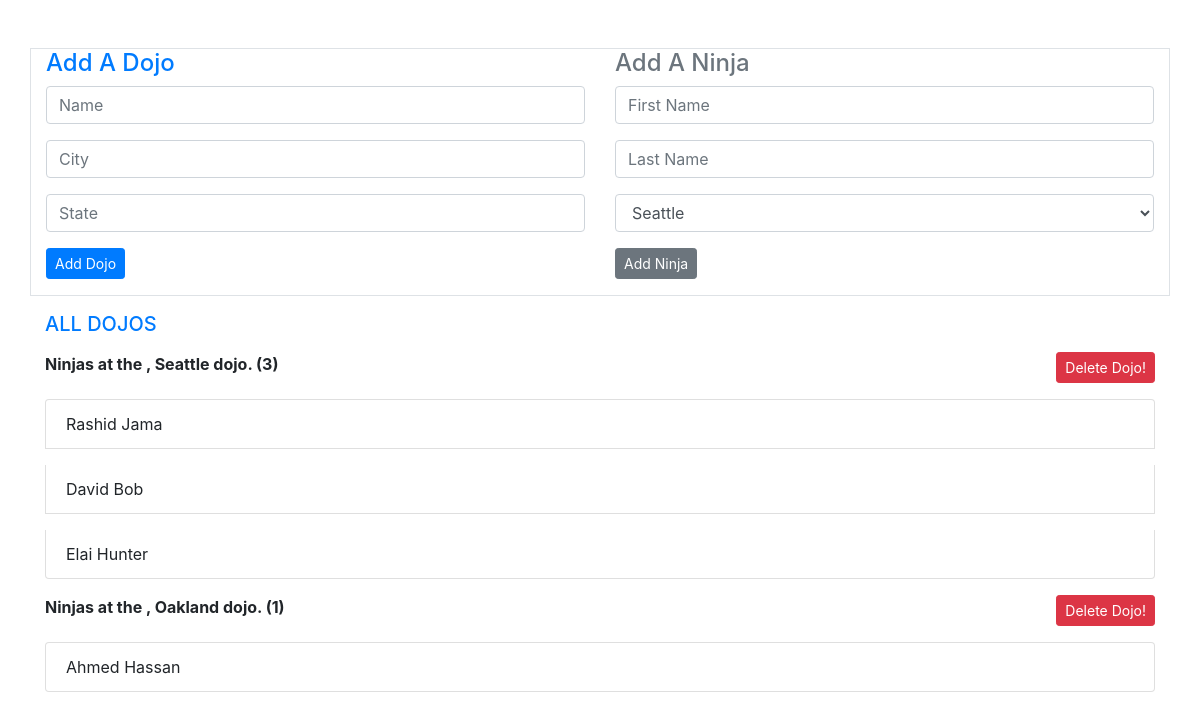
The page / on the database its author committed.
### dojo_ninjas_app/models.py (models this page shows)
class Dojo(models.Model):
  name = models.CharField(max_length=255)
  city = models.CharField(max_length=255)
  state = models.CharField(max_length=255)
  created_at = models.DateTimeField(auto_now_add=True)
  updated_at = models.DateTimeField(auto_now=True)

class Ninja(models.Model):
  first_name = models.CharField(max_length=255)
  last_name = models.CharField(max_length=255)
  dojo = models.ForeignKey(Dojo, related_name="ninjas", on_delete=models.CASCADE)
  created_at = models.DateTimeField(auto_now_add=True)
  updated_at = models.DateTimeField(auto_now=True)

### dojo_ninjas_app/views.py (the view)
# urls.py: path('', views.index),
def index(request):
  context = {
    "dojos": Dojo.objects.all(),
    "ninjas": Ninja.objects.all(),
  }
  return render(request, 'index.html', context)

### dojo_ninjas_app/templates/index.html (shortened to what this page needs)
<!DOCTYPE html>
<html lang="en">
<head>
  <link rel="stylesheet" href="https://stackpath.bootstrapcdn.com/bootstrap/4.5.0/css/bootstrap.min.css">
  {% load static %}
  <link rel="stylesheet" href="{% static 'style.css' %}">
</head>
<body>
  <div class="container mt-5">
  <div class="border row p5">
    <div class="dojo col-sm-6">
      <h4 class="text-primary">Add A Dojo</h4>
      <form action="/process" method="POST" class="form-group">
        <input type="text" name="name" placeholder="Name" class="form-control mb-3">
        <input type="text" name="city" placeholder="City" class="form-control mb-3">
        <input type="text" name="state" placeholder="State" class="form-control mb-3">
        <button class="btn btn-primary btn-sm">Add Dojo</button>
      </form>
    </div>
    <div class="dojo col-sm-6">
      <h4 class="text-secondary">Add A Ninja</h4>
      <form action="/create" method="POST" class="form-group">
        <input type="text" name="first" class="form-control mb-3" placeholder="First Name">
        <input type="text" name="last" class="form-control mb-3" placeholder="Last Name">
        <select name="dojo" class="form-control">
          {% for dojo in dojos %}
          <option value="{{dojo.id}}">{{dojo.city}}</option>
          {% endfor %}
        </select>
        <button class="btn btn-secondary mt-3 btn-sm">Add Ninja</button>
      </form>
    </div>
  </div>
  <div class="result">
  <h5 class="text-primary text-uppercase mt-3 mb-3">All Dojos</h5>
  {% for dojo in dojos %}
  <div class="remo">
  <p class="font-weight-bold">Ninjas at the , {{dojo.city}} dojo. ({{dojo.ninjas.count}})</p>
  <form action="/delete" method="POST" class="form-group">
    <button class="btn btn-danger btn-sm">Delete Dojo!</button>
    </form>
  </div>
  <ul class="list-group">
  {% for ninja in dojo.ninjas.all %}
  <li class="list-group-item mb-3">{{ninja.first_name}} {{ninja.last_name}}</li>
  {% endfor %}
  </ul>
  {% endfor %}
  </div>
  </div>
</body>
</html>

### dojo_ninjas_app/static/style.css (style rules this page uses)
.result .remo { display: flex; justify-content: space-between; }

### rows shown on the page
Dojo: city "Seattle", ninjas.count "3"
Ninja: first_name "Rashid", last_name "Jama"
Ninja: first_name "David", last_name "Bob"
Ninja: first_name "Elai", last_name "Hunter"
Dojo: city "Oakland", ninjas.count "1"
Ninja: first_name "Ahmed", last_name "Hassan"

### other values the page prints
form field dojo "Seattle"
